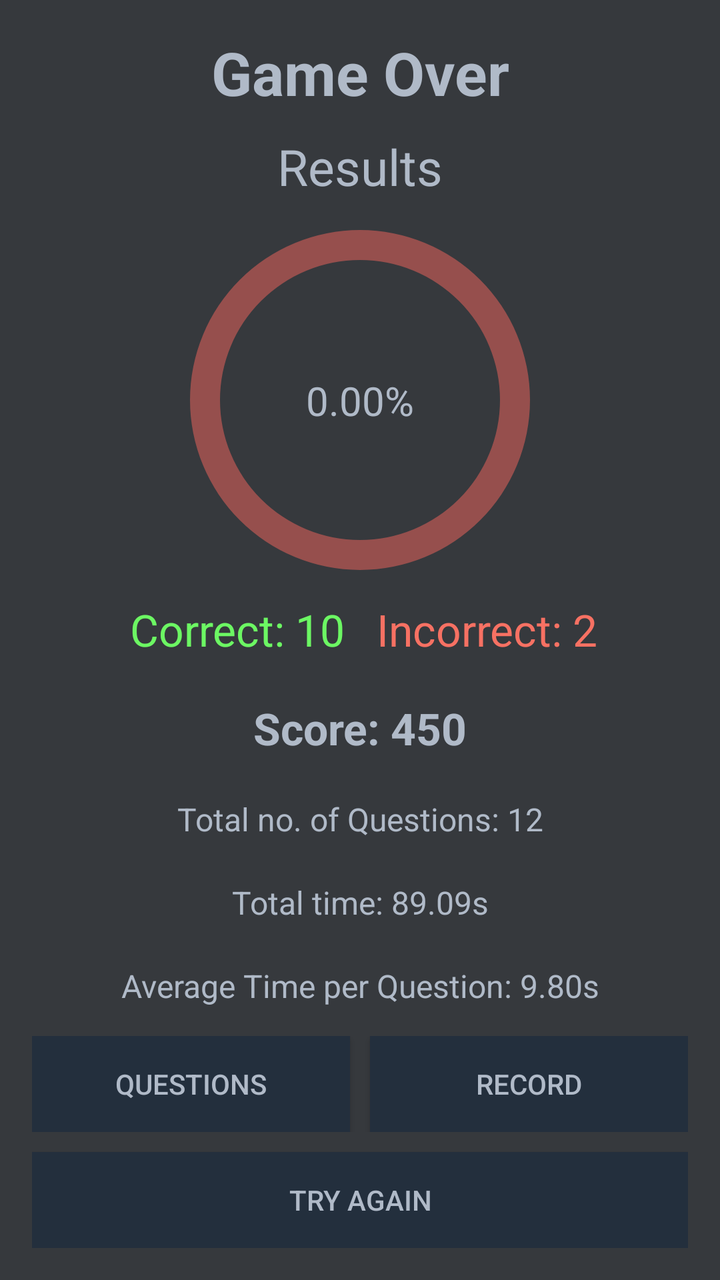
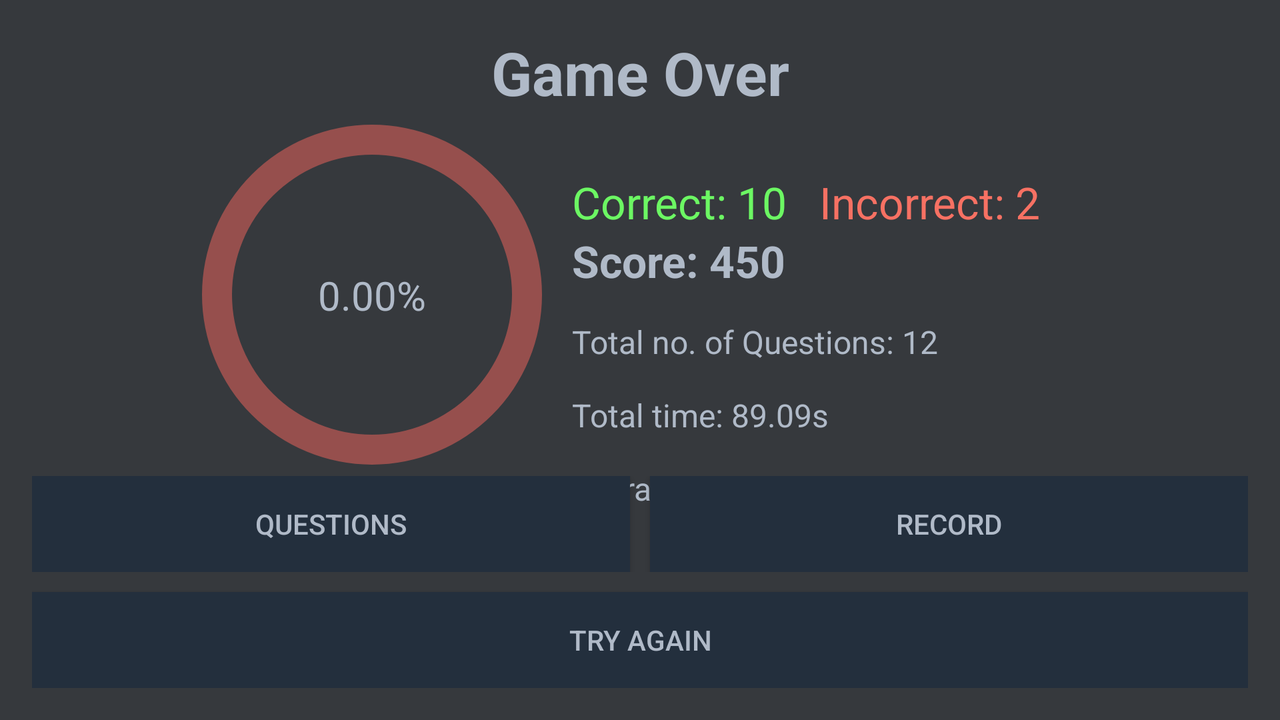

First picture: res/layout/ on a phone held upright. Second picture: the repository's own variant of that layout, on a device whose configuration matches the variant's folder. Source for both follows.
<!-- AndroidManifest.xml: application theme AppTheme -->
<!-- res/layout/activity_result.xml -->
<?xml version="1.0" encoding="utf-8"?>
<androidx.constraintlayout.widget.ConstraintLayout xmlns:android="http://schemas.android.com/apk/res/android"
    xmlns:app="http://schemas.android.com/apk/res-auto"
    xmlns:tools="http://schemas.android.com/tools"
    android:layout_width="match_parent"
    android:layout_height="match_parent"
    android:layout_margin="16dp"
    tools:context=".ResultActivity">

    <TextView
        android:id="@+id/title"
        android:layout_width="fill_parent"
        android:layout_height="wrap_content"
        android:layout_gravity="center_horizontal"
        android:justificationMode="inter_word"
        android:text="Game Over"
        android:textAlignment="center"
        android:textColor="@color/colorAccent"
        android:textSize="30sp"
        android:textStyle="bold"
        app:layout_constraintEnd_toEndOf="parent"
        app:layout_constraintStart_toStartOf="parent"
        app:layout_constraintTop_toTopOf="parent" />

    <TextView
        android:id="@+id/title_result"
        android:layout_width="fill_parent"
        android:layout_height="wrap_content"
        android:layout_gravity="center_horizontal"
        android:layout_marginTop="10dp"
        android:justificationMode="inter_word"
        android:text="Results"
        android:textAlignment="center"
        android:textColor="@color/colorAccent"
        android:textSize="25sp"
        app:layout_constraintEnd_toEndOf="parent"
        app:layout_constraintStart_toStartOf="parent"
        app:layout_constraintTop_toBottomOf="@+id/title" />

    <androidx.constraintlayout.widget.ConstraintLayout
        android:id="@+id/cl_pie"
        android:layout_width="match_parent"
        android:layout_height="200dp"
        app:layout_constraintTop_toBottomOf="@+id/title_result">


        <ProgressBar
            android:id="@+id/stats_correct"
            style="?android:attr/progressBarStyleHorizontal"
            android:layout_width="match_parent"
            android:layout_height="200dp"
            android:indeterminate="false"
            android:max="100"
            android:progress="100"
            android:progressDrawable="@drawable/stats_full"
            app:layout_constraintBottom_toBottomOf="parent"
            app:layout_constraintEnd_toEndOf="parent"
            app:layout_constraintHorizontal_bias="0.5"
            app:layout_constraintStart_toStartOf="parent"
            app:layout_constraintTop_toTopOf="parent" />

        <ProgressBar
            android:id="@+id/stats_wrong"
            style="?android:attr/progressBarStyleHorizontal"
            android:layout_width="match_parent"
            android:layout_height="200dp"
            android:indeterminate="false"
            android:max="100"
            android:progress="0"
            android:progressDrawable="@drawable/stats_progress"
            app:layout_constraintBottom_toBottomOf="parent"
            app:layout_constraintEnd_toEndOf="parent"
            app:layout_constraintHorizontal_bias="0.0"
            app:layout_constraintStart_toStartOf="parent"
            app:layout_constraintTop_toTopOf="parent"
            app:layout_constraintVertical_bias="0.475" />

        <TextView
            android:id="@+id/tv_number_of_answers"
            android:layout_width="wrap_content"
            android:layout_height="wrap_content"
            android:text="0.00%"
            android:textColor="@color/colorAccent"
            android:textSize="20sp"
            app:layout_constraintBottom_toBottomOf="parent"
            app:layout_constraintEnd_toEndOf="parent"
            app:layout_constraintStart_toStartOf="parent"
            app:layout_constraintTop_toTopOf="parent" />
    </androidx.constraintlayout.widget.ConstraintLayout>


    <LinearLayout
        android:id="@+id/linearLayout"
        android:layout_width="371dp"
        android:layout_height="0dp"

        android:orientation="horizontal"
        app:layout_constraintEnd_toEndOf="parent"
        app:layout_constraintStart_toStartOf="parent"
        app:layout_constraintTop_toBottomOf="@+id/cl_pie">

        <TextView
            android:id="@+id/tv_result_correct"
            android:layout_width="0dp"
            android:layout_height="wrap_content"
            android:layout_marginRight="8dp"
            android:layout_weight="1"
            android:gravity="end"
            android:text="Correct: 10"
            android:textColor="@color/colorBrightGreen"
            android:textSize="22sp"
            app:layout_constraintEnd_toEndOf="parent"
            app:layout_constraintStart_toStartOf="parent" />

        <TextView
            android:id="@+id/tv_result_wrong"
            android:layout_width="0dp"
            android:layout_height="wrap_content"
            android:layout_marginLeft="8dp"
            android:layout_weight="1"
            android:gravity="start"
            android:text="Incorrect: 2"
            android:textColor="@color/colorBrightRed"
            android:textSize="22sp"
            app:layout_constraintEnd_toEndOf="parent"
            app:layout_constraintStart_toStartOf="parent" />
    </LinearLayout>

    <TextView
        android:id="@+id/tv_totalCount"
        android:layout_width="fill_parent"
        android:layout_height="wrap_content"
        android:layout_gravity="center_horizontal"
        android:layout_marginTop="20dp"
        android:justificationMode="inter_word"
        android:text="Total no. of Questions: 12"
        android:textAlignment="center"
        android:textColor="@color/colorAccent"
        android:textSize="16sp"
        app:layout_constraintEnd_toEndOf="parent"
        app:layout_constraintStart_toStartOf="parent"
        app:layout_constraintTop_toBottomOf="@+id/tv_score" />

    <TextView
        android:id="@+id/tv_timer"
        android:layout_width="fill_parent"
        android:layout_height="wrap_content"
        android:layout_gravity="center_horizontal"
        android:layout_marginTop="20dp"
        android:justificationMode="inter_word"
        android:text="Total time: 89.09s"
        android:textAlignment="center"
        android:textColor="@color/colorAccent"
        android:textSize="16sp"
        app:layout_constraintEnd_toEndOf="parent"
        app:layout_constraintStart_toStartOf="parent"
        app:layout_constraintTop_toBottomOf="@+id/tv_totalCount" />

    <TextView
        android:id="@+id/tv_avg"
        android:layout_width="fill_parent"
        android:layout_height="wrap_content"
        android:layout_gravity="center_horizontal"
        android:layout_marginTop="20dp"
        android:justificationMode="inter_word"
        android:text="Average Time per Question: 9.80s"
        android:textAlignment="center"
        android:textColor="@color/colorAccent"
        android:textSize="16sp"
        app:layout_constraintEnd_toEndOf="parent"
        app:layout_constraintStart_toStartOf="parent"
        app:layout_constraintTop_toBottomOf="@+id/tv_timer" />

    <TextView
        android:id="@+id/tv_score"
        android:layout_width="fill_parent"
        android:layout_height="wrap_content"
        android:layout_gravity="center_horizontal"
        android:justificationMode="inter_word"
        android:text="Score: 450"
        android:layout_marginTop="20dp"
        android:textAlignment="center"
        android:textColor="@color/colorAccent"
        android:textSize="22sp"
        android:textStyle="bold"
        app:layout_constraintEnd_toEndOf="parent"
        app:layout_constraintStart_toStartOf="parent"
        app:layout_constraintTop_toBottomOf="@+id/linearLayout" />

    <LinearLayout
        android:id="@+id/ly_retry_history"
        android:layout_width="match_parent"
        android:layout_height="wrap_content"
        android:orientation="horizontal"
        android:layout_marginBottom="10dp"
        app:layout_constraintBottom_toTopOf="@+id/bt_retry">

        <Button
            android:id="@+id/bt_question_list"
            android:layout_width="wrap_content"
            android:layout_height="wrap_content"
            android:layout_gravity="center"
            android:layout_marginRight="5dp"
            android:layout_weight="1"
            android:background="@color/colorPrimaryDark"
            android:onClick="questionOnClick"
            android:text="@string/result_bt"
            android:textColor="@color/colorAccent">

        </Button>

        <Button
            android:id="@+id/bt_history"
            android:layout_width="wrap_content"
            android:layout_height="wrap_content"
            android:layout_gravity="center"
            android:layout_marginLeft="5dp"
            android:layout_weight="1"
            android:background="@color/colorPrimaryDark"
            android:onClick="historyOnClick"
            android:text="@string/record_bt"
            android:textColor="@color/colorAccent">

        </Button>
    </LinearLayout>

    <Button
        android:id="@+id/bt_retry"
        android:layout_width="match_parent"
        android:layout_height="wrap_content"
        android:layout_gravity="center"
        android:layout_marginTop="10dp"
        android:layout_weight="1"
        android:background="@color/colorPrimaryDark"
        android:onClick="retryOnClick"
        android:text="@string/retry_bt"
        android:textColor="@color/colorAccent"
        app:layout_constraintBottom_toBottomOf="parent"
        app:layout_constraintEnd_toEndOf="parent"
        app:layout_constraintStart_toStartOf="parent"
>

    </Button>


</androidx.constraintlayout.widget.ConstraintLayout>
<!-- resources referenced by this layout -->
<resources>
  <color name="colorAccent">#B0BAC8</color>
  <color name="colorBrightGreen">#6CF763</color>
  <color name="colorBrightRed">#F77163</color>
  <color name="colorPrimaryDark">#232F3D</color>
  <!-- drawable stats_full (drawable) -->
  <?xml version="1.0" encoding="utf-8"?>
  <rotate xmlns:android="http://schemas.android.com/apk/res/android"
      android:fromDegrees="270"
      android:toDegrees="270">
      <shape
          android:innerRadius="70dp"
          android:shape="ring"
          android:thickness="15dp"
          android:useLevel="true">
          <solid android:color="@color/colorRed" />
      </shape>
  </rotate>
  <!-- drawable stats_progress (drawable) -->
  <?xml version="1.0" encoding="utf-8"?>
  <rotate xmlns:android="http://schemas.android.com/apk/res/android"
      android:fromDegrees="270"
      android:toDegrees="270">
      <shape
          android:innerRadius="70dp"
          android:shape="ring"
          android:thickness="15dp"
          android:useLevel="true">
          <solid android:color="@color/colorGreen" />
      </shape>
  </rotate>
  <string name="record_bt">Record</string>
  <string name="result_bt">Questions</string>
  <string name="retry_bt">Try Again</string>
  <style name="AppTheme" parent="Theme.AppCompat.DayNight.NoActionBar">
          
          <item name="android:windowBackground">@color/colorDark</item>
          <item name="android:colorBackground">@color/colorDark</item>
          <item name="colorPrimary">@color/colorPrimary</item>
          <item name="colorPrimaryDark">@color/colorPrimaryDark</item>
          <item name="colorAccent">@color/colorAccent</item>
          <item name="android:windowNoTitle">true</item>
      </style>
  <color name="colorRed">#964f4d</color>
  <color name="colorGreen">#547552</color>
  <color name="colorDark">#36393D</color>
  <color name="colorPrimary">#50698A</color>
</resources>
<!-- res/layout-land/activity_result.xml (the repository's variant of the layout above) -->
<!-- drawn on the phone turned sideways -->
<?xml version="1.0" encoding="utf-8"?>
<androidx.constraintlayout.widget.ConstraintLayout xmlns:android="http://schemas.android.com/apk/res/android"
    xmlns:app="http://schemas.android.com/apk/res-auto"
    xmlns:tools="http://schemas.android.com/tools"
    android:layout_width="match_parent"
    android:layout_height="match_parent"
    android:layout_margin="16dp"
    tools:context=".ResultActivity">

    <TextView
        android:id="@+id/title"
        android:layout_width="0dp"
        android:layout_height="wrap_content"
        android:layout_gravity="center_horizontal"
        android:justificationMode="inter_word"
        android:text="Game Over"
        android:textAlignment="center"
        android:textColor="@color/colorAccent"
        android:textSize="30sp"
        android:textStyle="bold"
        app:layout_constraintEnd_toEndOf="parent"
        app:layout_constraintStart_toStartOf="parent"
        app:layout_constraintTop_toTopOf="parent" />

    <TextView
        android:id="@+id/title_result"
        android:layout_width="fill_parent"
        android:layout_height="wrap_content"
        android:layout_gravity="center_horizontal"
        android:justificationMode="inter_word"
        android:text="Results"
        android:textAlignment="center"
        android:textColor="@color/colorAccent"
        android:textSize="22sp"
        android:visibility="gone"
        app:layout_constraintEnd_toEndOf="parent"
        app:layout_constraintStart_toStartOf="parent"
        app:layout_constraintTop_toBottomOf="@+id/title" />

    <androidx.constraintlayout.widget.ConstraintLayout
        android:id="@+id/cl_pie"
        android:layout_width="180dp"
        android:layout_height="180dp"
        android:layout_marginLeft="80dp"
        app:layout_constraintBottom_toTopOf="@+id/ly_retry_history"
        app:layout_constraintStart_toStartOf="parent"
        app:layout_constraintTop_toBottomOf="@+id/title_result">


        <ProgressBar
            android:id="@+id/stats_correct"
            style="?android:attr/progressBarStyleHorizontal"
            android:layout_width="match_parent"
            android:layout_height="180dp"
            android:indeterminate="false"
            android:max="100"
            android:progress="100"
            android:progressDrawable="@drawable/stats_full"
            app:layout_constraintBottom_toBottomOf="parent"
            app:layout_constraintEnd_toEndOf="parent"
            app:layout_constraintHorizontal_bias="0.5"
            app:layout_constraintStart_toStartOf="parent"
            app:layout_constraintTop_toTopOf="parent" />

        <ProgressBar
            android:id="@+id/stats_wrong"
            style="?android:attr/progressBarStyleHorizontal"
            android:layout_width="match_parent"
            android:layout_height="180dp"
            android:indeterminate="false"
            android:max="100"
            android:progress="0"
            android:progressDrawable="@drawable/stats_progress"
            app:layout_constraintBottom_toBottomOf="parent"
            app:layout_constraintEnd_toEndOf="parent"
            app:layout_constraintHorizontal_bias="1.0"
            app:layout_constraintStart_toStartOf="parent"
            app:layout_constraintTop_toTopOf="parent"
            app:layout_constraintVertical_bias="0.0" />

        <TextView
            android:id="@+id/tv_number_of_answers"
            android:layout_width="wrap_content"
            android:layout_height="wrap_content"
            android:text="0.00%"
            android:textColor="@color/colorAccent"
            android:textSize="20sp"
            app:layout_constraintBottom_toBottomOf="parent"
            app:layout_constraintEnd_toEndOf="parent"
            app:layout_constraintStart_toStartOf="parent"
            app:layout_constraintTop_toTopOf="parent" />
    </androidx.constraintlayout.widget.ConstraintLayout>


    <LinearLayout
        android:id="@+id/linearLayout"
        android:layout_width="0dp"
        android:layout_height="wrap_content"
        android:layout_marginLeft="10dp"
        android:layout_marginTop="30dp"
        android:orientation="horizontal"
        app:layout_constraintStart_toEndOf="@+id/cl_pie"
        app:layout_constraintTop_toBottomOf="@+id/title_result">

        <TextView
            android:id="@+id/tv_result_correct"
            android:layout_width="wrap_content"
            android:layout_height="wrap_content"
            android:layout_marginRight="8dp"
            android:layout_weight="1"
            android:gravity="start"
            android:text="Correct: 10"
            android:textColor="@color/colorBrightGreen"
            android:textSize="22sp"
            app:layout_constraintEnd_toEndOf="parent"
            app:layout_constraintStart_toStartOf="parent" />

        <TextView
            android:id="@+id/tv_result_wrong"
            android:layout_width="wrap_content"
            android:layout_height="wrap_content"
            android:layout_marginLeft="8dp"
            android:layout_weight="1"
            android:gravity="start"
            android:text="Incorrect: 2"
            android:textColor="@color/colorBrightRed"
            android:textSize="22sp"
            app:layout_constraintEnd_toEndOf="parent"
            app:layout_constraintStart_toStartOf="parent" />
    </LinearLayout>

    <TextView
        android:id="@+id/tv_score"
        android:layout_width="wrap_content"
        android:layout_height="wrap_content"
        android:layout_gravity="center_horizontal"
        android:layout_marginLeft="10dp"
        android:justificationMode="inter_word"
        android:text="Score: 450"
        android:textAlignment="center"
        android:textColor="@color/colorAccent"
        android:textSize="22sp"
        android:textStyle="bold"
        app:layout_constraintStart_toEndOf="@+id/cl_pie"
        app:layout_constraintTop_toBottomOf="@+id/linearLayout" />

    <TextView
        android:id="@+id/tv_totalCount"
        android:layout_width="0dp"
        android:layout_height="wrap_content"
        android:layout_gravity="center_horizontal"
        android:layout_marginLeft="10dp"
        android:layout_marginTop="15dp"
        android:gravity="center"
        android:justificationMode="inter_word"
        android:text="Total no. of Questions: 12"
        android:textAlignment="center"
        android:textColor="@color/colorAccent"
        android:textSize="16sp"

        app:layout_constraintStart_toEndOf="@+id/cl_pie"
        app:layout_constraintTop_toBottomOf="@+id/tv_score" />

    <TextView
        android:id="@+id/tv_timer"
        android:layout_width="0dp"
        android:layout_height="wrap_content"
        android:layout_gravity="center_horizontal"
        android:layout_marginLeft="10dp"
        android:layout_marginTop="15dp"
        android:justificationMode="inter_word"
        android:text="Total time: 89.09s"
        android:textAlignment="center"
        android:textColor="@color/colorAccent"
        android:textSize="16sp"

        app:layout_constraintStart_toEndOf="@+id/cl_pie"
        app:layout_constraintTop_toBottomOf="@+id/tv_totalCount" />

    <TextView
        android:id="@+id/tv_avg"
        android:layout_width="0dp"
        android:layout_height="wrap_content"
        android:layout_gravity="center_horizontal"
        android:layout_marginLeft="10dp"
        android:layout_marginTop="15dp"
        android:justificationMode="inter_word"
        android:text="Average Time per Question: 9.80s"
        android:textAlignment="center"
        android:textColor="@color/colorAccent"
        android:textSize="16sp"

        app:layout_constraintStart_toEndOf="@+id/cl_pie"
        app:layout_constraintTop_toBottomOf="@+id/tv_timer" />

    <LinearLayout
        android:id="@+id/ly_retry_history"
        android:layout_width="match_parent"
        android:layout_height="wrap_content"
        android:layout_marginBottom="10dp"
        android:orientation="horizontal"
        app:layout_constraintBottom_toBottomOf="parent"
        app:layout_constraintBottom_toTopOf="@+id/bt_retry"
        app:layout_constraintEnd_toEndOf="parent"
        app:layout_constraintStart_toStartOf="parent">

        <Button
            android:id="@+id/bt_question_list"
            android:layout_width="wrap_content"
            android:layout_height="wrap_content"
            android:layout_gravity="center"
            android:layout_marginRight="5dp"
            android:layout_weight="1"
            android:background="@color/colorPrimaryDark"
            android:onClick="questionOnClick"
            android:text="@string/result_bt"
            android:textColor="@color/colorAccent">

        </Button>

        <Button
            android:id="@+id/bt_history"
            android:layout_width="wrap_content"
            android:layout_height="wrap_content"
            android:layout_gravity="center"
            android:layout_marginLeft="5dp"
            android:layout_weight="1"
            android:background="@color/colorPrimaryDark"
            android:onClick="historyOnClick"
            android:text="@string/record_bt"
            android:textColor="@color/colorAccent">

        </Button>
    </LinearLayout>

    <Button
        android:id="@+id/bt_retry"
        android:layout_width="match_parent"
        android:layout_height="wrap_content"
        android:layout_gravity="center"
        android:layout_weight="1"
        android:background="@color/colorPrimaryDark"
        android:onClick="retryOnClick"
        android:text="@string/retry_bt"
        android:textColor="@color/colorAccent"
        app:layout_constraintBottom_toBottomOf="parent"
        app:layout_constraintEnd_toEndOf="parent"
        app:layout_constraintStart_toStartOf="parent">

    </Button>


</androidx.constraintlayout.widget.ConstraintLayout>
